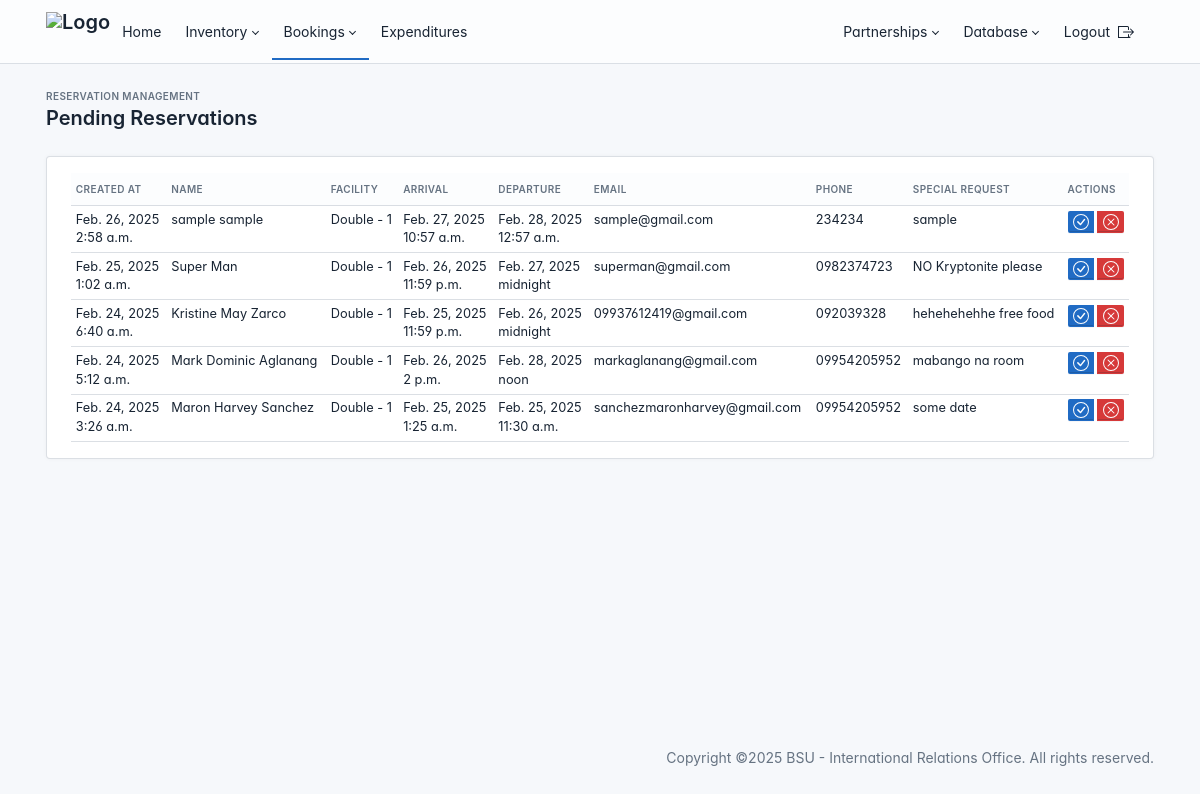
Before: /administrator/pending-reservations/ (signed in) with the older database file.
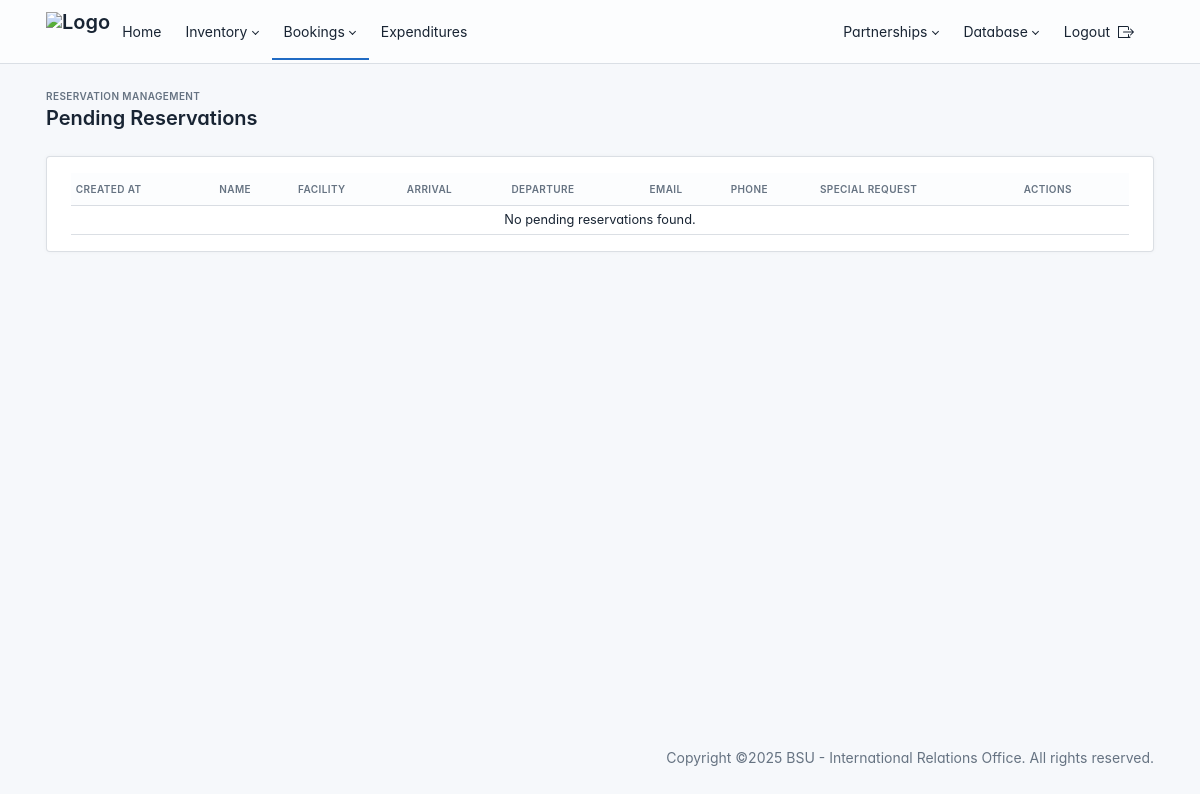
After: the same page with the newer database file.
### room_reservation/models.py (models this page shows, shortened)
class Reservation(models.Model):
    first_name = models.CharField(max_length=255)  # Guest's first name
    last_name = models.CharField(max_length=255)  # Guest's last name
    college_office_institution = models.CharField(max_length=255, blank=True, null=True)  # Institution/Organization
    email = models.EmailField()  # Guest's email
    phone_number = models.CharField(max_length=20)  # Contact number
    room = models.ForeignKey("Room", on_delete=models.CASCADE, related_name="reservations")
    arrival_date = models.DateField()
    arrival_time = models.TimeField()
    departure_date = models.DateField()
    departure_time = models.TimeField()
    details = models.TextField(blank=True, null=True)  # Additional booking details
    special_request = models.TextField(blank=True, null=True)  # Special requests (e.g., early check-in)
    reason_for_cancelling = models.TextField(blank=True, null=True)  # Reason for cancellation
    cancelled_by = models.CharField(max_length=50, blank=True, null=True)  # Who cancelled (admin/user)
    status = models.CharField(
        max_length=20,
        choices=[
            ("Pending", "Pending"),
            ("Confirmed", "Confirmed"),
            ("Cancelled", "Cancelled"),
            ("Completed", "Completed"),
        ],
        default="Pending",
    )
    cancelled_at = models.DateTimeField(blank=True, null=True)
    completed_at = models.DateTimeField(blank=True, null=True)
    confirmed_at = models.DateTimeField(blank=True, null=True)
    created_at = models.DateTimeField(auto_now_add=True)  # Timestamp for when the reservation was made
    updated_at = models.DateTimeField(auto_now=True)  # Timestamp for last update

class Room(models.Model):
    room_number = models.CharField(max_length=10, unique=True)
    room_type = models.CharField(max_length=50, choices=[("Single", "Single"), ("Double", "Double"), ("Suite", "Suite"), ("Hall", "Hall")])
    is_available = models.BooleanField(default=True)
    capacity = models.PositiveIntegerField()  # Number of people it can accommodate
    description = models.TextField(blank=True, null=True)
    image = models.ImageField(upload_to="rooms/", null=True, blank=True)
    def __str__(self):
        return f"{self.room_type} - {self.room_number}"

### administrator/views.py (the view)
# urls.py: path("pending-reservations/", views.pending_reservations, name="pending_reservations"),
def pending_reservations(request):
    pending_requests = Reservation.objects.filter(status="Pending").order_by("-created_at")
    return render(request, "administrator/reservation/pending_requests.html", {"pending_requests": pending_requests})

### templates/administrator/reservation/pending_requests.html (shortened to what the changed rows need)
{% extends "administrator/base.html" %}
{% block content %}
<div class="page-wrapper">
    <div class="page-header d-print-none">
        <div class="container-xl">
            <div class="row g-2 align-items-center">
                <div class="col">
                    <h2 class="page-title">
                        Pending Reservations
                    </h2>
                </div>
            </div>
        </div>
    </div>
    <div class="page-body container">
        <div class="card">
            <div class="card-body">
                <div class="table-responsive">
                    <table class="table table-sm table-hover">
                        <thead class="thead-dark">
                            <tr>
                                <th>Created At</th>
                                <th>Name</th>
                                <th>Facility</th>
                                <th>Arrival</th>
                                <th>Departure</th>
                                <th>Email</th>
                                <th>Phone</th>
                                <th>Special Request</th>
                                <th>Actions</th>
                            </tr>
                        </thead>
                        <tbody>
                            {% for reservation in pending_requests %}
                                <tr>
                                    <td>
                                        {{ reservation.created_at.date }}<br>
                                        {{ reservation.created_at.time }}
                                    </td>
                                    <td>{{ reservation.first_name }} {{ reservation.last_name }}</td>
                                    <td>{{ reservation.room }}</td>
                                    <td>
                                        {{ reservation.arrival_date }}<br>
                                        {{ reservation.arrival_time }}
                                    </td>
                                    <td>
                                        {{ reservation.departure_date }}<br>
                                        {{ reservation.departure_time }}
                                    </td>
                                    <td>{{ reservation.email }}</td>
                                    <td>{{ reservation.phone_number }}</td>
                                    <td>{{ reservation.special_request|default:"None" }}</td>
                                    <td>
                                        <div class="btn-group d-flex gap-1" role="group">
                                            <button class="btn btn-sm btn-primary approve-btn"
                                                    data-bs-toggle="modal"
                                                    data-bs-target="#approveReservationModal"
                                                    data-reservation-id="{{ reservation.id }}"
                                                    data-reservation-user="{{ reservation.first_name }} {{ reservation.last_name }}"
                                                    data-reservation-room="{{ reservation.room }}"
                                                    data-reservation-arrival="{{ reservation.arrival_date }} at {{ reservation.arrival_time }}"
                                                    data-reservation-departure="{{ reservation.departure_date }} at {{ reservation.departure_time }}"
                                                    data-reservation-email="{{ reservation.email }}"
                                                    data-reservation-phone="{{ reservation.phone_number }}">
                                            </button>
                                            <button class="btn btn-sm btn-danger cancel-pending-btn"
                                                    data-bs-toggle="modal"
                                                    data-bs-target="#modal-cancel"
                                                    data-reservation-id="{{ reservation.id }}"
                                                    data-reservation-user="{{ reservation.first_name }} {{ reservation.last_name }}">
                                            </button>
                                        </div>
                                    </td>
                                </tr>
                            {% empty %}
                                <tr>
                                    <td colspan="9" class="text-center">No pending reservations found.</td>
                                </tr>
                            {% endfor %}
                        </tbody>
                    </table>
                </div>
            </div>
        </div>
    </div>
</div>
{% endblock content %}

Changed rows visible on the page:
removed Reservation: created_at "Feb. 26, 2025", created_at.time "2:58 a.m.", first_name "sample", last_name "sample", room "Double - 1", arrival_date "Feb. 27, 2025", arrival_time "10:57 a.m.", departure_date "Feb. 28, 2025", departure_time "12:57 a.m.", email "sample@gmail.com", phone_number "234234", special_request "sample"
removed Reservation: created_at "Feb. 25, 2025", created_at.time "1:02 a.m.", first_name "Super", last_name "Man", room "Double - 1", arrival_date "Feb. 26, 2025", arrival_time "11:59 p.m.", departure_date "Feb. 27, 2025", departure_time "midnight", email "superman@gmail.com", phone_number "0982374723", special_request "NO Kryptonite please"
removed Reservation: created_at "Feb. 24, 2025", created_at.time "6:40 a.m.", first_name "Kristine May", last_name "Zarco", room "Double - 1", arrival_date "Feb. 25, 2025", arrival_time "11:59 p.m.", departure_date "Feb. 26, 2025", departure_time "midnight", email "09937612419@gmail.com", phone_number "092039328", special_request "hehehehehhe free food"
removed Reservation: created_at "Feb. 24, 2025", created_at.time "5:12 a.m.", first_name "Mark Dominic", last_name "Aglanang", room "Double - 1", arrival_date "Feb. 26, 2025", arrival_time "2 p.m.", departure_date "Feb. 28, 2025", departure_time "noon", email "markaglanang@gmail.com", phone_number "09954205952", special_request "mabango na room"
removed Reservation: created_at "Feb. 24, 2025", created_at.time "3:26 a.m.", first_name "Maron Harvey", last_name "Sanchez", room "Double - 1", arrival_date "Feb. 25, 2025", arrival_time "1:25 a.m.", departure_date "Feb. 25, 2025", departure_time "11:30 a.m.", email "sanchezmaronharvey@gmail.com", phone_number "09954205952", special_request "some date"
Other visible differences:
text now shown: "No pending reservations found."
